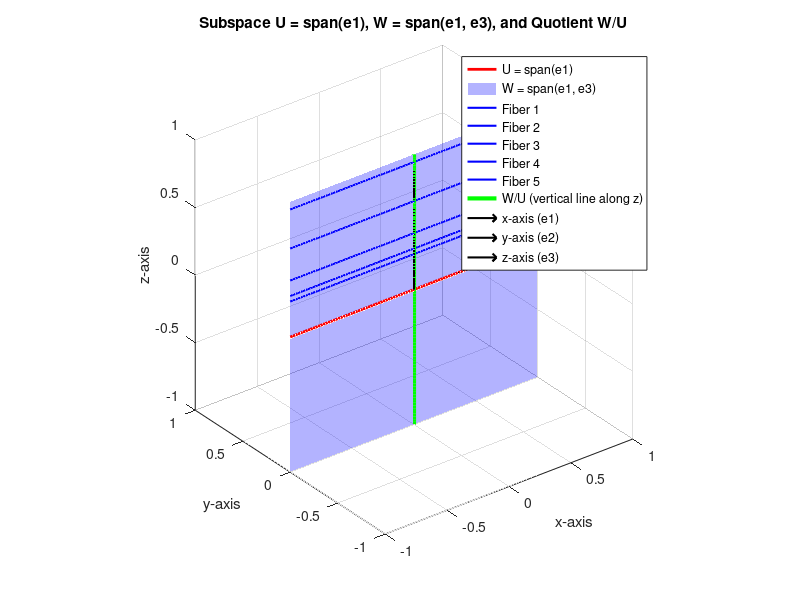

Write the MATLAB code that produced this figure.
% Fiber parameters (affine lines parallel to U = span(e1))
t = linspace(-1, 1, 100); % Parameter for line generation (along x in W)

% Number of fibers
num_fibers = 5; 

% Generate random fiber offsets (only in the z direction, perpendicular to U)
fiber_offsets_z = 2 * rand(1, num_fibers) - 1;  % Random offsets along z ([-1, 1])

% 3D Plot
figure;
hold on;

% Plot the subspace U = span(e1) (highlighted in red)
plot3(t, zeros(size(t)), zeros(size(t)), 'r-', 'LineWidth', 2, 'DisplayName', 'U = span(e1)');

% Plot the subspace W = span(e1, e3) (highlighted in blue)
x_w = linspace(-1, 1, 20);
z_w = linspace(-1, 1, 20);
[xx, zz] = meshgrid(x_w, z_w); % Create grid for the x-z plane
yy_w = zeros(size(xx));  % y = 0 for the plane (since W lies in the x-z plane)

% Plot W as the x-z plane
surf(xx, yy_w, zz, 'FaceColor', 'b', 'FaceAlpha', 0.3, 'EdgeColor', 'none', 'DisplayName', 'W = span(e1, e3)');

% Plot multiple fibers (blue solid lines) for W (spanning the entire x-range of W)
for i = 1:num_fibers
    % Create fibers extending across the entire W-plane in the x direction
    fiber_x = linspace(-1, 1, 100); % Extend x-coordinate across the plane
    fiber_z = fiber_offsets_z(i) * ones(size(fiber_x)); % Fixed z-offset for the fiber
    fiber_y = zeros(size(fiber_x)); % y = 0 for all fibers in W
    
    % Plot fiber as a green line (within the W-plane)
    plot3(fiber_x, fiber_y, fiber_z, 'b-', 'LineWidth', 1.5, 'DisplayName', ['Fiber ' num2str(i)]);
end

% Plot the quotient space W/U as a vertical line (along the z-axis)
plot3(zeros(size(t)), zeros(size(t)), t, 'g-', 'LineWidth', 3, 'DisplayName', 'W/U (vertical line along z)');

% Add arrows for axes
quiver3(0, 0, 0, 1, 0, 0, 0, 'k', 'LineWidth', 1.5, 'DisplayName', 'x-axis (e1)');
quiver3(0, 0, 0, 0, 1, 0, 0, 'k', 'LineWidth', 1.5, 'DisplayName', 'y-axis (e2)');
quiver3(0, 0, 0, 0, 0, 1, 0, 'k', 'LineWidth', 1.5, 'DisplayName', 'z-axis (e3)');

% Add labels and grid
xlabel('x-axis');
ylabel('y-axis');
zlabel('z-axis');
title('Subspace U = span(e1), W = span(e1, e3), and Quotient W/U');
legend;
axis([-1 1 -1 1 -1 1]); % Keep fibers within plot bounds
axis equal;
grid on;
view(3);
hold off;

